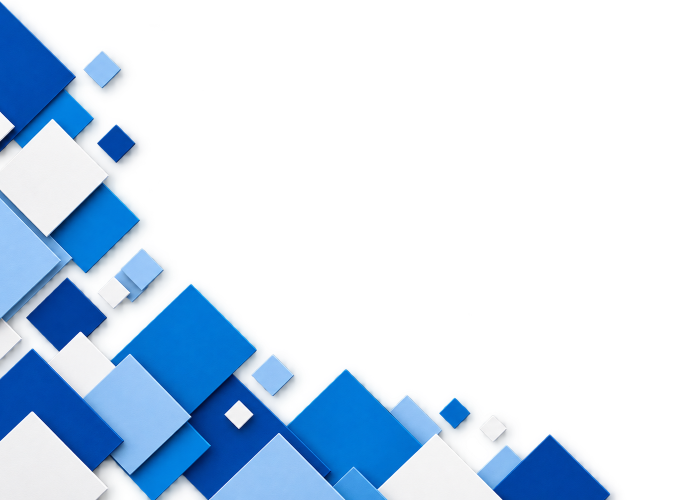
#> input picture backend/main_api/template/template_17_asset_cover_diamond_cluster_v1.png, 1400 x 1000 px (shown at 1/2 size)
$ python -i process_blue_diamond_business_assets.py   (imports and definitions only)
#> lines starting #> are read from the running program, lines starting #| are printed output that depends on the picture
#> further down, picture is the input picture: PIL image 1400x1000 RGBA; mean R, G, B, A 27.2, 47.1, 68.9, 72.5
"""把图片生成结果确定性处理为蓝菱商务汇报模板的发布素材。"""

from __future__ import annotations

import argparse
import hashlib
from pathlib import Path

from PIL import Image, ImageOps


REPOSITORY_ROOT = Path(__file__).resolve().parents[1]
OUTPUT_ROOT = REPOSITORY_ROOT / "backend" / "main_api" / "template"
ASSETS = {
    "template_17_asset_bg_light_v1.jpg": {
        "source": "exec-3e5854d4-75ab-4f95-80d8-c964dbd823b8.png",
        "size": (1920, 1080),
        "mode": "RGB",
        "limit": 350_000,
    },
    "template_17_asset_world_map_dots_v1.png": {
        "source": "exec-bc6e3f9d-06ba-4d6c-9db7-8eb4b33e20f5.png",
        "size": (1600, 900),
        "mode": "RGBA",
        "limit": 650_000,
        "map": True,
    },
    "template_17_asset_cover_diamond_cluster_v1.png": {
        "source": "exec-9897cc24-ed3a-4fac-9825-e3a9c52204cb.png",
        "size": (1400, 1000),
        "mode": "RGBA",
        "limit": 1_000_000,
    },
    "template_17_asset_diamond_footer_v1.png": {
        "source": "exec-057e9197-f472-4b6b-b5f6-efd9b9c3db2f.png",
        "size": (1600, 520),
        "mode": "RGBA",
        "limit": 900_000,
    },
    "template_17_asset_diamond_corner_v1.png": {
        "source": "exec-2929b547-2fdc-457e-a060-434273c2b1da.png",
        "size": (900, 900),
        "mode": "RGBA",
        "limit": 700_000,
    },
}


def _fit(image: Image.Image, size: tuple[int, int]) -> Image.Image:
    """使用中心裁切保持比例，避免把生成的菱形拉伸变形。"""
    return ImageOps.fit(image, size, method=Image.Resampling.LANCZOS, centering=(0.5, 0.5))


def _normalize_alpha(image: Image.Image) -> Image.Image:
    """确保透明素材同时包含全透明与全不透明像素。"""
    rgba = image.convert("RGBA")
    alpha = rgba.getchannel("A")
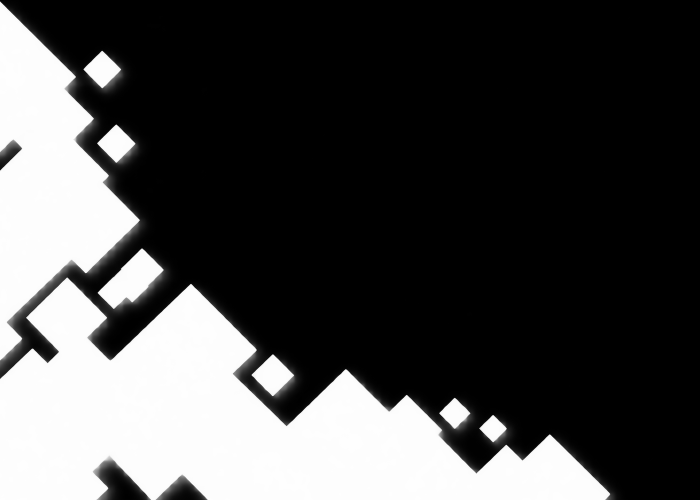
#> alpha: PIL image 1400x1000 L (shown at 1/2 size); min 0, max 255, mean 72.5
    extrema = alpha.getextrema()
#> extrema = (0, 255)
    if extrema == (0, 255):
        return rgba
    maximum = max(1, extrema[1])
    alpha = alpha.point(lambda value: min(255, round(value * 255 / maximum)))
    rgba.putalpha(alpha)
    return rgba


def _recolor_map(image: Image.Image) -> Image.Image:
    """把地图压成浅灰蓝点阵，避免在浅色背景上抢占正文层级。"""
    rgba = _normalize_alpha(image)
    alpha = rgba.getchannel("A")
    pixels = Image.new("RGBA", rgba.size, (188, 205, 221, 0))
    pixels.putalpha(alpha.point(lambda value: 255 if value >= 28 else 0))
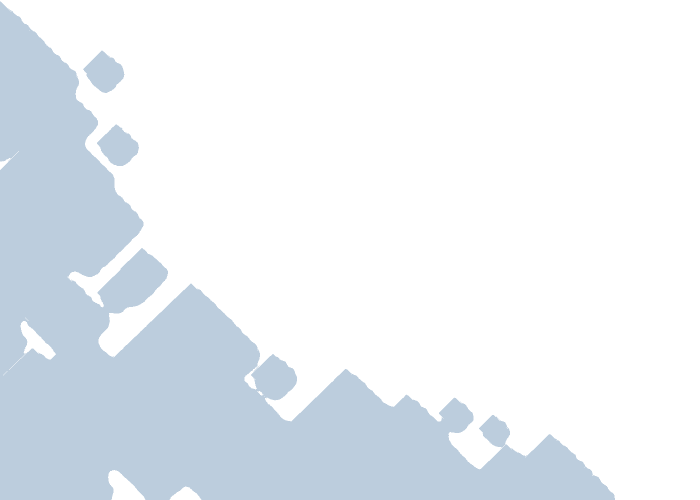
#> pixels: PIL image 1400x1000 RGBA (shown at 1/2 size); mean R, G, B, A 188, 205, 221, 77.7; transparent parts drawn white
    return pixels


def _save_jpeg(image: Image.Image, target: Path, limit: int) -> None:
    """逐级降低质量直到满足体积上限，同时保持 4:4:4 颜色。"""
    rgb = image.convert("RGB")
    for quality in range(88, 54, -3):
        rgb.save(target, "JPEG", quality=quality, optimize=True, progressive=True, subsampling=0)
        if target.stat().st_size <= limit:
            return
    raise RuntimeError(f"JPEG 无法压缩到限制内: {target.name} ({target.stat().st_size} > {limit})")


def process(generated_root: Path, output_root: Path) -> None:
    """按显式输入目录处理素材，避免工具绑定到单一机器会话路径。"""
    output_root.mkdir(parents=True, exist_ok=True)
    for filename, contract in ASSETS.items():
        source = generated_root / str(contract["source"])
        if not source.is_file():
            raise FileNotFoundError(source)
        target = output_root / filename
        with Image.open(source) as source_image:
            image = _fit(source_image, contract["size"])
            if contract["mode"] == "RGB":
                _save_jpeg(image, target, contract["limit"])
            else:
                image = _recolor_map(image) if contract.get("map") else _normalize_alpha(image)
                image.save(target, "PNG", optimize=True, compress_level=9)
                if target.stat().st_size > contract["limit"]:
                    raise RuntimeError(
                        f"PNG 超出体积限制: {target.name} ({target.stat().st_size} > {contract['limit']})"
                    )

        digest = hashlib.sha256(target.read_bytes()).hexdigest()
        with Image.open(target) as released:
            alpha = released.getchannel("A").getextrema() if released.mode == "RGBA" else None
            print(
                f"{target.name}|size={released.size}|mode={released.mode}|alpha={alpha}|"
                f"bytes={target.stat().st_size}|sha256={digest}"
            )


# [6 lines not run here, left out]

>>> from PIL import Image
>>> picture = Image.open('../backend/main_api/template/template_17_asset_cover_diamond_cluster_v1.png')
>>> result = _recolor_map(picture)
